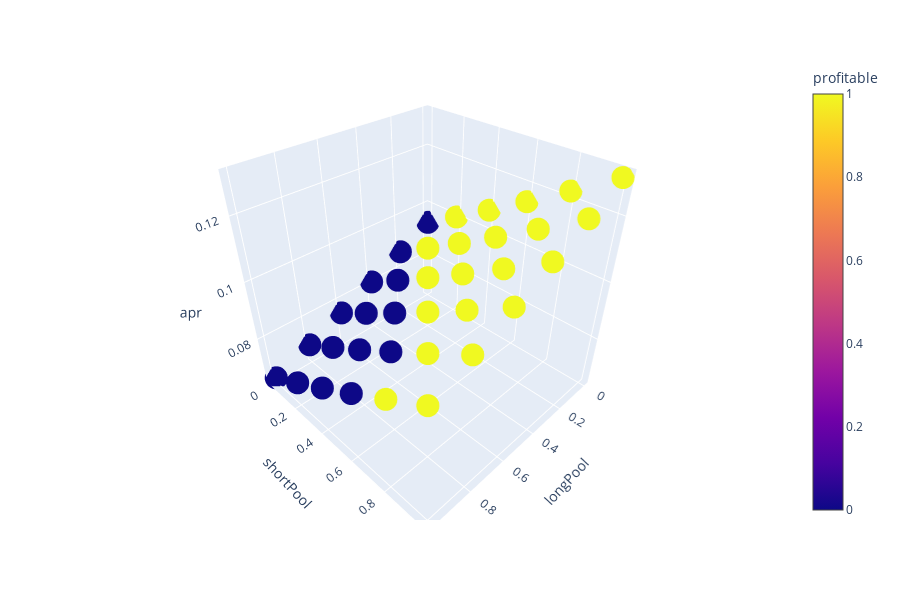
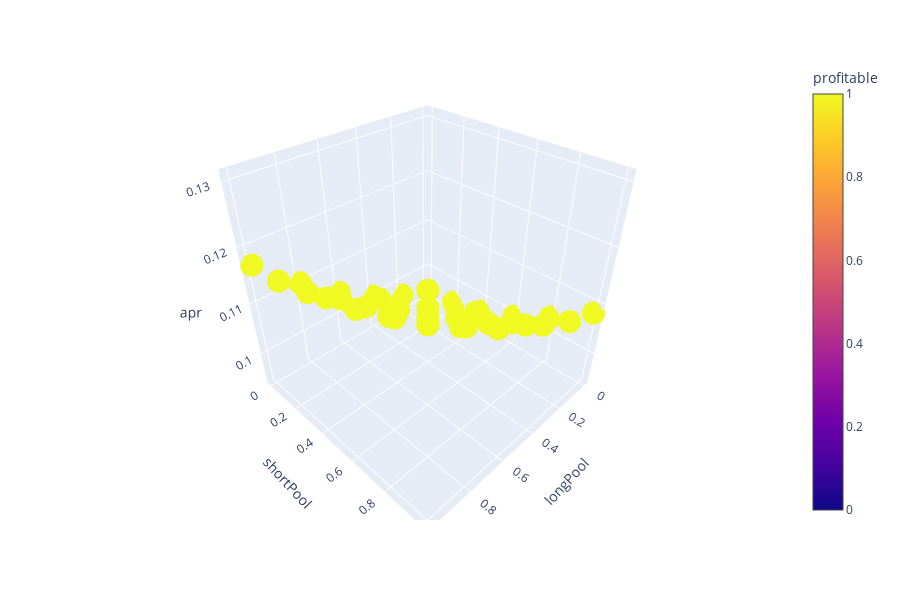
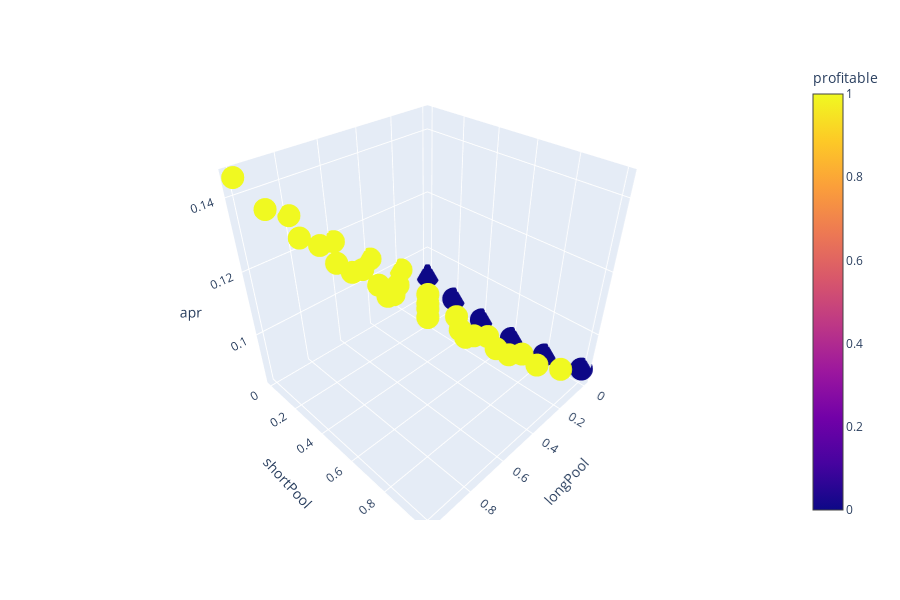
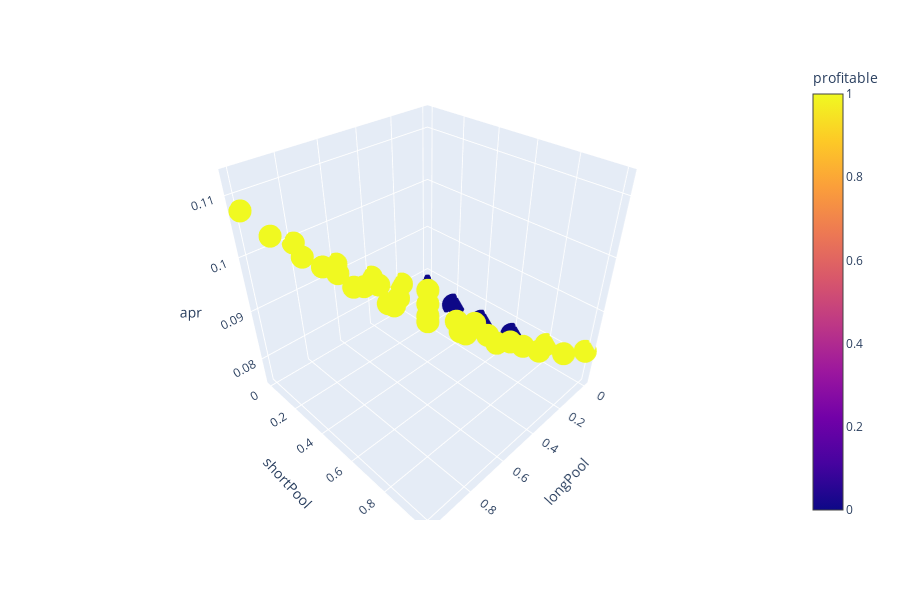

Source (notebook cell) for these figures, in order:
### Code cell
for result in results:
    fig = px.scatter_3d(result, x='longPool', y='shortPool', z='apr',
                  color='profitable')
    fig.show()

### Figure 1 — Plotly figure (JSON) as saved in the notebook; plotly's stock layout.template omitted (floating-point values rounded to 4 significant figures)
{"data": [{"hoverlabel": {"namelength": 0}, "hovertemplate": "longPool=%{x}<br>shortPool=%{y}<br>apr=%{z}<br>profitable=%{marker.color}", "legendgroup": "", "marker": {"color": [0, 0, 0, 0, 0, 0, 1, 1, 0, 0, 0, 0, 1, 1, 1, 0, 0, 0, 1, 1, 1, 1, 0, 0, 1, 1, 1, 1, 1, 1, 1, 1, 1, 1, 1, 1], "coloraxis": "coloraxis", "symbol": "circle"}, "mode": "markers", "name": "", "scene": "scene", "showlegend": false, "type": "scatter3d", "x": [0, 0.2, 0.4, 0.6, 0.8, 1, 0, 0.2, 0.4, 0.6, 0.8, 1, 0, 0.2, 0.4, 0.6, 0.8, 1, 0, 0.2, 0.4, 0.6, 0.8, 1, 0, 0.2, 0.4, 0.6, 0.8, 1, 0, 0.2, 0.4, 0.6, 0.8, 1], "y": [0, 0, 0, 0, 0, 0, 0.2, 0.2, 0.2, 0.2, 0.2, 0.2, 0.4, 0.4, 0.4, 0.4, 0.4, 0.4, 0.6, 0.6, 0.6, 0.6, 0.6, 0.6, 0.8, 0.8, 0.8, 0.8, 0.8, 0.8, 1, 1, 1, 1, 1, 1], "z": [0.09332, 0.08711, 0.08114, 0.0754, 0.06991, 0.06466, 0.1003, 0.09408, 0.08813, 0.08242, 0.07694, 0.07171, 0.1074, 0.1013, 0.09535, 0.08966, 0.08421, 0.079, 0.1148, 0.1087, 0.1028, 0.09713, 0.0917, 0.08651, 0.1225, 0.1164, 0.1105, 0.1048, 0.09941, 0.09425, 0.1303, 0.1242, 0.1184, 0.1127, 0.1073, 0.1022]}], "layout": {"coloraxis": {"colorbar": {"title": {"text": "profitable"}}, "colorscale": [[0, "#0d0887"], [0.1111, "#46039f"], [0.2222, "#7201a8"], [0.3333, "#9c179e"], [0.4444, "#bd3786"], [0.5556, "#d8576b"], [0.6667, "#ed7953"], [0.7778, "#fb9f3a"], [0.8889, "#fdca26"], [1, "#f0f921"]]}, "height": 600, "legend": {"tracegroupgap": 0}, "margin": {"t": 60}, "scene": {"domain": {"x": [0, 0.98], "y": [0, 1]}, "xaxis": {"title": {"text": "longPool"}}, "yaxis": {"title": {"text": "shortPool"}}, "zaxis": {"title": {"text": "apr"}}}}}

### Figure 2 — Plotly figure (JSON) as saved in the notebook; plotly's stock layout.template omitted (floating-point values rounded to 4 significant figures)
{"data": [{"hoverlabel": {"namelength": 0}, "hovertemplate": "longPool=%{x}<br>shortPool=%{y}<br>apr=%{z}<br>profitable=%{marker.color}", "legendgroup": "", "marker": {"color": [0, 1, 1, 1, 1, 1, 1, 1, 1, 1, 1, 1, 1, 1, 1, 1, 1, 1, 1, 1, 1, 1, 1, 1, 1, 1, 1, 1, 1, 1, 1, 1, 1, 1, 1, 1], "coloraxis": "coloraxis", "symbol": "circle"}, "mode": "markers", "name": "", "scene": "scene", "showlegend": false, "type": "scatter3d", "x": [0, 0.2, 0.4, 0.6, 0.8, 1, 0, 0.2, 0.4, 0.6, 0.8, 1, 0, 0.2, 0.4, 0.6, 0.8, 1, 0, 0.2, 0.4, 0.6, 0.8, 1, 0, 0.2, 0.4, 0.6, 0.8, 1, 0, 0.2, 0.4, 0.6, 0.8, 1], "y": [0, 0, 0, 0, 0, 0, 0.2, 0.2, 0.2, 0.2, 0.2, 0.2, 0.4, 0.4, 0.4, 0.4, 0.4, 0.4, 0.6, 0.6, 0.6, 0.6, 0.6, 0.6, 0.8, 0.8, 0.8, 0.8, 0.8, 0.8, 1, 1, 1, 1, 1, 1], "z": [0.09465, 0.09706, 0.1005, 0.105, 0.1105, 0.1171, 0.09535, 0.09776, 0.1012, 0.1057, 0.1112, 0.1178, 0.09707, 0.09948, 0.1029, 0.1074, 0.1129, 0.1195, 0.09981, 0.1022, 0.1057, 0.1101, 0.1156, 0.1222, 0.1036, 0.106, 0.1094, 0.1139, 0.1194, 0.1259, 0.1083, 0.1107, 0.1142, 0.1186, 0.1241, 0.1306]}], "layout": {"coloraxis": {"colorbar": {"title": {"text": "profitable"}}, "colorscale": [[0, "#0d0887"], [0.1111, "#46039f"], [0.2222, "#7201a8"], [0.3333, "#9c179e"], [0.4444, "#bd3786"], [0.5556, "#d8576b"], [0.6667, "#ed7953"], [0.7778, "#fb9f3a"], [0.8889, "#fdca26"], [1, "#f0f921"]]}, "height": 600, "legend": {"tracegroupgap": 0}, "margin": {"t": 60}, "scene": {"domain": {"x": [0, 0.98], "y": [0, 1]}, "xaxis": {"title": {"text": "longPool"}}, "yaxis": {"title": {"text": "shortPool"}}, "zaxis": {"title": {"text": "apr"}}}}}

### Figure 3 — Plotly figure (JSON) as saved in the notebook; plotly's stock layout.template omitted (floating-point values rounded to 4 significant figures)
{"data": [{"hoverlabel": {"namelength": 0}, "hovertemplate": "longPool=%{x}<br>shortPool=%{y}<br>apr=%{z}<br>profitable=%{marker.color}", "legendgroup": "", "marker": {"color": [0, 1, 1, 1, 1, 1, 0, 1, 1, 1, 1, 1, 0, 1, 1, 1, 1, 1, 0, 1, 1, 1, 1, 1, 0, 1, 1, 1, 1, 1, 0, 1, 1, 1, 1, 1], "coloraxis": "coloraxis", "symbol": "circle"}, "mode": "markers", "name": "", "scene": "scene", "showlegend": false, "type": "scatter3d", "x": [0, 0.2, 0.4, 0.6, 0.8, 1, 0, 0.2, 0.4, 0.6, 0.8, 1, 0, 0.2, 0.4, 0.6, 0.8, 1, 0, 0.2, 0.4, 0.6, 0.8, 1, 0, 0.2, 0.4, 0.6, 0.8, 1, 0, 0.2, 0.4, 0.6, 0.8, 1], "y": [0, 0, 0, 0, 0, 0, 0.2, 0.2, 0.2, 0.2, 0.2, 0.2, 0.4, 0.4, 0.4, 0.4, 0.4, 0.4, 0.6, 0.6, 0.6, 0.6, 0.6, 0.6, 0.8, 0.8, 0.8, 0.8, 0.8, 0.8, 1, 1, 1, 1, 1, 1], "z": [0.09033, 0.09831, 0.1078, 0.1187, 0.1311, 0.1449, 0.08684, 0.09482, 0.1043, 0.1152, 0.1276, 0.1415, 0.08483, 0.09282, 0.1023, 0.1132, 0.1257, 0.1395, 0.08431, 0.0923, 0.1018, 0.1127, 0.1251, 0.139, 0.08526, 0.09324, 0.1027, 0.1137, 0.1261, 0.1399, 0.08768, 0.09566, 0.1051, 0.1161, 0.1285, 0.1423]}], "layout": {"coloraxis": {"colorbar": {"title": {"text": "profitable"}}, "colorscale": [[0, "#0d0887"], [0.1111, "#46039f"], [0.2222, "#7201a8"], [0.3333, "#9c179e"], [0.4444, "#bd3786"], [0.5556, "#d8576b"], [0.6667, "#ed7953"], [0.7778, "#fb9f3a"], [0.8889, "#fdca26"], [1, "#f0f921"]]}, "height": 600, "legend": {"tracegroupgap": 0}, "margin": {"t": 60}, "scene": {"domain": {"x": [0, 0.98], "y": [0, 1]}, "xaxis": {"title": {"text": "longPool"}}, "yaxis": {"title": {"text": "shortPool"}}, "zaxis": {"title": {"text": "apr"}}}}}

### Figure 4 — Plotly figure (JSON) as saved in the notebook; plotly's stock layout.template omitted (floating-point values rounded to 4 significant figures)
{"data": [{"hoverlabel": {"namelength": 0}, "hovertemplate": "longPool=%{x}<br>shortPool=%{y}<br>apr=%{z}<br>profitable=%{marker.color}", "legendgroup": "", "marker": {"color": [0, 1, 1, 1, 1, 1, 0, 1, 1, 1, 1, 1, 0, 1, 1, 1, 1, 1, 0, 1, 1, 1, 1, 1, 1, 1, 1, 1, 1, 1, 1, 1, 1, 1, 1, 1], "coloraxis": "coloraxis", "symbol": "circle"}, "mode": "markers", "name": "", "scene": "scene", "showlegend": false, "type": "scatter3d", "x": [0, 0.2, 0.4, 0.6, 0.8, 1, 0, 0.2, 0.4, 0.6, 0.8, 1, 0, 0.2, 0.4, 0.6, 0.8, 1, 0, 0.2, 0.4, 0.6, 0.8, 1, 0, 0.2, 0.4, 0.6, 0.8, 1, 0, 0.2, 0.4, 0.6, 0.8, 1], "y": [0, 0, 0, 0, 0, 0, 0.2, 0.2, 0.2, 0.2, 0.2, 0.2, 0.4, 0.4, 0.4, 0.4, 0.4, 0.4, 0.6, 0.6, 0.6, 0.6, 0.6, 0.6, 0.8, 0.8, 0.8, 0.8, 0.8, 0.8, 1, 1, 1, 1, 1, 1], "z": [0.07672, 0.08086, 0.08604, 0.09224, 0.09946, 0.1077, 0.07567, 0.07982, 0.08499, 0.09119, 0.09842, 0.1067, 0.07565, 0.0798, 0.08497, 0.09117, 0.0984, 0.1066, 0.07666, 0.0808, 0.08597, 0.09217, 0.0994, 0.1076, 0.07869, 0.08283, 0.088, 0.09419, 0.1014, 0.1097, 0.08174, 0.08587, 0.09104, 0.09723, 0.1044, 0.1127]}], "layout": {"coloraxis": {"colorbar": {"title": {"text": "profitable"}}, "colorscale": [[0, "#0d0887"], [0.1111, "#46039f"], [0.2222, "#7201a8"], [0.3333, "#9c179e"], [0.4444, "#bd3786"], [0.5556, "#d8576b"], [0.6667, "#ed7953"], [0.7778, "#fb9f3a"], [0.8889, "#fdca26"], [1, "#f0f921"]]}, "height": 600, "legend": {"tracegroupgap": 0}, "margin": {"t": 60}, "scene": {"domain": {"x": [0, 0.98], "y": [0, 1]}, "xaxis": {"title": {"text": "longPool"}}, "yaxis": {"title": {"text": "shortPool"}}, "zaxis": {"title": {"text": "apr"}}}}}
